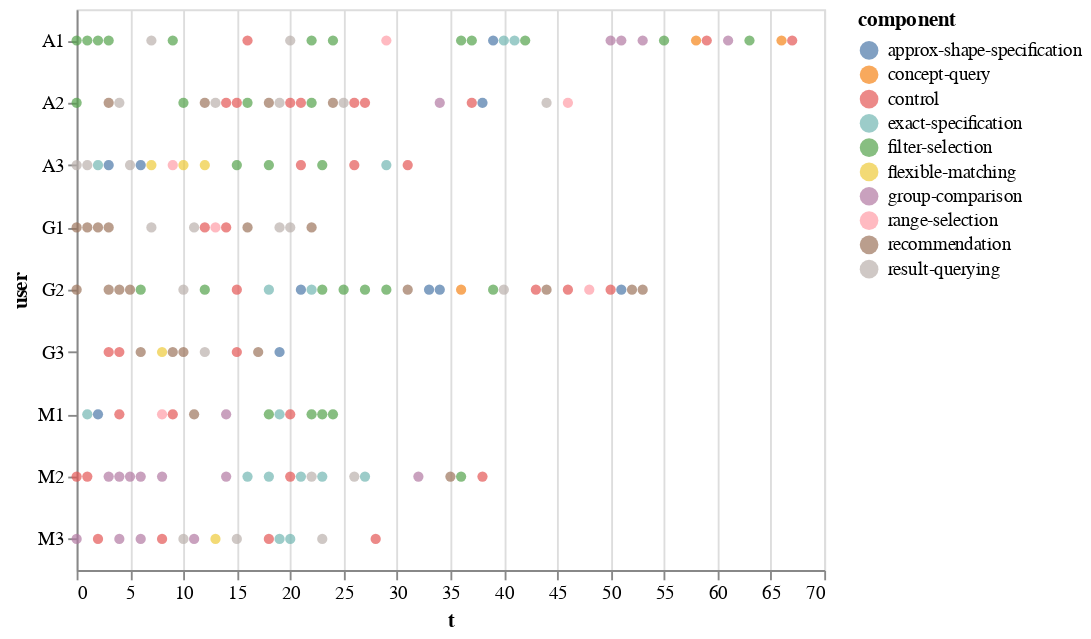

The cell this chart's notebook holds for it:
### Code cell
alt.Chart(df_component).mark_circle().encode(        
    color='component',
    y="user",
    x='t'
)

### Figure 1 — Vega-Lite specification as saved in the notebook (floating-point values rounded to 4 significant figures; data arrays with more than 128 entries replaced by an {"elided": "..."} marker saying what was removed)
{"$schema": "https://vega.github.io/schema/vega-lite/v2.6.0.json", "config": {"view": {"height": 300, "width": 400}}, "data": {"name": "data-30e977babeee01f0fd931c7aacdf70f2"}, "datasets": {"data-30e977babeee01f0fd931c7aacdf70f2": {"elided": "166 records"}}, "encoding": {"color": {"field": "component", "type": "nominal"}, "x": {"field": "t", "type": "quantitative"}, "y": {"field": "user", "type": "nominal"}}, "mark": "circle"}
